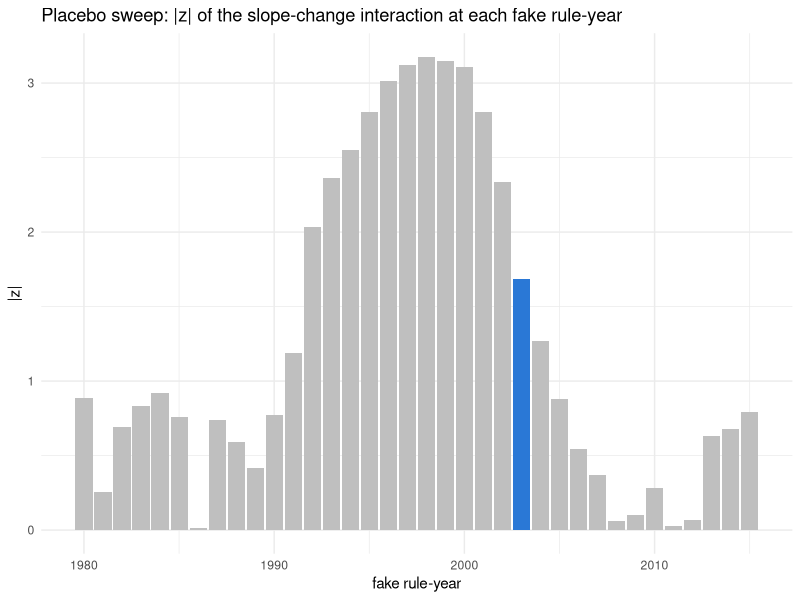

The R source for this figure:
## ---- chunk 1
knitr::opts_chunk$set(echo = FALSE, warning = FALSE, message = FALSE,
                      fig.align = "center", fig.height = 3.6)
suppressMessages({
  library(tidyverse); library(sandwich); library(lmtest)
  library(strucchange); library(broom)
})
set.seed(243)

cb <- read_csv("../data-gen/couldabeens_v2.csv", show_col_types = FALSE) %>%
  filter(!provisional) %>%                       # 1969-2024, settled cohorts
  mutate(post = as.integer(year >= 2003),
         era = factor(post, 0:1, c("pre", "post")))
ls_tab <- read_csv("../data-gen/laborshare_v2.csv", show_col_types = FALSE)
cb <- cb %>% left_join(ls_tab %>% select(year, labShare, source), by = "year")
## ---- chunk 2
rep_tab <- cb %>% group_by(era) %>%
  group_modify(~ tidy(lm(prop_raw ~ year, data = .x))) %>%
  filter(term == "year") %>%
  select(era, estimate, std.error, p.value)
knitr::kable(rep_tab, digits = 4,
             caption = "OLS slope of couldabeen proportion by era, 1969-2024")
## ---- chunk 3
g <- glm(cbind(cbns_raw, retirees - cbns_raw) ~ year * post,
         family = quasibinomial, data = cb)
phi <- summary(g)$dispersion
co <- coef(g); V <- vcov(g)
post_slope <- co["year"] + co["year:post"]
post_se <- sqrt(V["year","year"] + V["year:post","year:post"] +
                2 * V["year","year:post"])
glm_tab <- tidy(g) %>% select(term, estimate, std.error, p.value)
knitr::kable(glm_tab, digits = 4, caption = sprintf(
  "Quasi-binomial GLM (dispersion = %.2f). Post-era slope (logit/yr) = %.4f, SE = %.4f, z = %.2f",
  phi, post_slope, post_se, post_slope / post_se))
## ---- chunk 4
ols_post <- lm(prop_raw ~ year, data = filter(cb, post == 1))
dw <- dwtest(ols_post)
nw <- coeftest(ols_post, vcov = NeweyWest(ols_post, lag = 3, prewhite = FALSE))
cat(sprintf("Post-era OLS: Durbin-Watson = %.2f (p = %.3f).\n", dw$statistic, dw$p.value))
cat(sprintf("Year slope with Newey-West(3) errors: %.5f (SE %.5f, p = %.3f)\n",
            nw["year","Estimate"], nw["year","Std. Error"], nw["year","Pr(>|t|)"]))
## ---- chunk 5
bp <- breakpoints(prop_raw ~ year, data = cb, h = 8)
bp_years <- cb$year[bp$breakpoints]
cat("Bai-Perron breakpoint estimate(s) (BIC-selected):",
    if (length(bp_years) && !any(is.na(bp_years))) paste(bp_years, collapse = ", ")
    else "none", "\n")
## ---- chunk 6
placebo <- map_dfr(1980:2015, function(y0) {
  d <- cb %>% mutate(fake = as.integer(year >= y0))
  gg <- glm(cbind(cbns_raw, retirees - cbns_raw) ~ year * fake,
            family = quasibinomial, data = d)
  tibble(rule_year = y0, z = tidy(gg) %>%
           filter(term == "year:fake") %>% pull(statistic))
})
ggplot(placebo, aes(rule_year, abs(z))) +
  geom_col(fill = ifelse(placebo$rule_year == 2003, "#2a78d6", "grey75")) +
  labs(title = "Placebo sweep: |z| of the slope-change interaction at each fake rule-year",
       x = "fake rule-year", y = "|z|") + theme_minimal()
rank_2003 <- placebo %>% arrange(desc(abs(z))) %>%
  mutate(r = row_number()) %>% filter(rule_year == 2003) %>% pull(r)
cat(sprintf("2003 ranks %d of %d fake rule-years by |interaction z|.\n",
            rank_2003, nrow(placebo)))
## ---- chunk 7
lab <- cb %>% filter(post == 1, !is.na(labShare))
g_lab <- glm(cbind(cbns_raw, retirees - cbns_raw) ~ labShare + source,
             family = quasibinomial, data = lab)
knitr::kable(tidy(g_lab) %>% select(term, estimate, std.error, p.value),
             digits = 3, caption = sprintf(
  "Quasi-binomial GLM, post-era, n = %d years", nrow(lab)))
## ---- chunk 8
B <- 2000
boots <- replicate(B, {
  d <- cb[sample(nrow(cb), replace = TRUE), ]
  gb <- suppressWarnings(
    glm(cbind(cbns_raw, retirees - cbns_raw) ~ year * post,
        family = quasibinomial, data = d))
  cb_ <- coef(gb); cb_["year"] + cb_["year:post"]
})
ci <- quantile(boots, c(.025, .975))
cat(sprintf("Post-era logit slope: %.4f, 95%% bootstrap CI [%.4f, %.4f]; P(slope > 0) = %.3f\n",
            post_slope, ci[1], ci[2], mean(boots > 0)))
## ---- chunk 9
full <- read_csv("../data-gen/couldabeens_v2_full.csv", show_col_types = FALSE) %>%
  filter(!provisional) %>% mutate(post = as.integer(year >= 2003))
fit_one <- function(d, cbn, n = "retirees", label) {
  d$s <- d[[cbn]]; d$f <- d[[n]] - d[[cbn]]
  gg <- glm(cbind(s, f) ~ year * post, family = quasibinomial, data = d)
  co <- coef(gg); V <- vcov(gg)
  sl <- co["year"] + co["year:post"]
  se <- sqrt(V["year","year"] + V["year:post","year:post"] + 2*V["year","year:post"])
  tibble(series = label, post_slope = sl, se = se, z = sl/se)
}
sens <- bind_rows(
  fit_one(cb, "cbns_raw",   label = "raw / regulars (headline)"),
  fit_one(cb, "cbns_rate",  label = "rate / regulars"),
  fit_one(cb, "cbns_peak3", label = "peak3 / regulars"),
  fit_one(full, "cbns_raw", label = "raw / full population"))
knitr::kable(sens, digits = 3,
             caption = "Post-era slope (logit/yr) across classifiers and populations")
## ---- chunk 10
sig <- abs(post_slope / post_se) > 1.96
cat(sprintf(paste0(
  "With six added seasons and the correct likelihood, the post-2003 trend in ",
  "the couldabeen share is %s (logit slope %.4f, z = %.2f; bootstrap ",
  "P(slope>0) = %.3f). See the tables above for how this claim moves across ",
  "classifiers and populations, and the placebo panel for whether 2003 is a ",
  "distinguished break year rather than an artifact of the split.\n"),
  ifelse(sig, "statistically significant", "still not statistically significant"),
  post_slope, post_slope / post_se, mean(boots > 0)))
